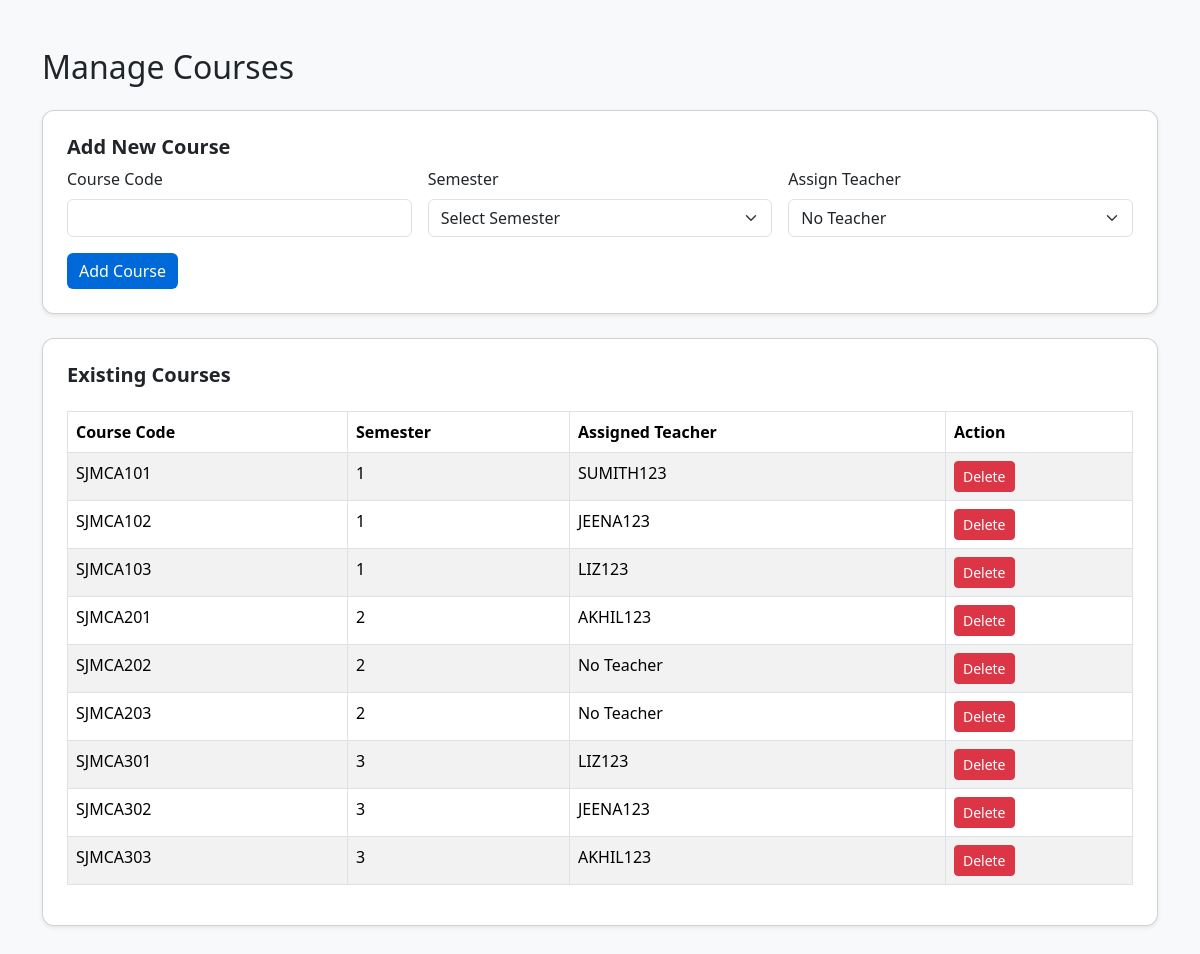
Page /manage_courses/ (signed in) on the committed database.
### evaluation/models.py (models this page shows, shortened)
class Course(models.Model):
    course_code = models.CharField(max_length=20)
    name = models.CharField(max_length=100, blank=True, null=True)
    semester = models.ForeignKey(Semester, on_delete=models.CASCADE)
    students = models.ManyToManyField(settings.AUTH_USER_MODEL, related_name='courses_enrolled', blank=True)
    assigned_teacher = models.ForeignKey(
        settings.AUTH_USER_MODEL,
        limit_choices_to={'role': 'Teacher'},
        null=True,
        blank=True,
        on_delete=models.SET_NULL   # ✅ persists if teacher deleted
    )
    class Meta:
        unique_together = ('course_code', 'semester')

class Semester(models.Model):
    name = models.CharField(max_length=20, unique=True)

class User(AbstractUser):
    ROLE_CHOICES = (
        ("Student", "Student"),
        ("Teacher", "Teacher"),
        ("Admin", "Admin"),
    )
    role = models.CharField(max_length=20, choices=ROLE_CHOICES)
    is_approved = models.BooleanField(default=False)
    batch = models.ForeignKey(Batch, null=True, blank=True, on_delete=models.SET_NULL)

### evaluation/views.py (the view, shortened to what this page needs)
# urls.py: path("manage_courses/", views.manage_courses, name="manage_courses"),
@login_required
def manage_courses(request):
    if request.user.role != "Admin":
        return redirect("login")
    courses = Course.objects.all()
    teachers = User.objects.filter(role="Teacher", is_approved=True)
    semesters = Semester.objects.all()
    context = {
        "courses": courses,
        "teachers": teachers,
        "semesters": semesters
    }
    return render(request, "manage_courses.html", context)

### templates/manage_courses.html (shortened to what this page needs)
{% load static %}
<!DOCTYPE html>
<html lang="en">
<head>
  <link href="https://cdn.jsdelivr.net/npm/bootstrap@5.3.2/dist/css/bootstrap.min.css" rel="stylesheet">
</head>
<body>
<div class="container py-5">
  <h2 class="mb-4">Manage Courses</h2>
  <div class="card shadow-sm p-4 mb-4">
    <h5>Add New Course</h5>
    <form method="POST" class="row g-3">
      <div class="col-md-4">
        <label for="course_code" class="form-label">Course Code</label>
        <input type="text" name="course_code" id="course_code" class="form-control" required>
      </div>
      <div class="col-md-4">
        <label for="semester" class="form-label">Semester</label>
        <select name="semester" id="semester" class="form-select" required>
          <option value="">Select Semester</option>
        </select>
      </div>
      <div class="col-md-4">
        <label for="assigned_teacher" class="form-label">Assign Teacher</label>
        <select name="assigned_teacher" id="assigned_teacher" class="form-select">
          <option value="">No Teacher</option>
        </select>
      </div>
      <div class="col-12">
        <button type="submit" class="btn btn-primary">Add Course</button>
      </div>
    </form>
  </div>
  <div class="card shadow-sm p-4">
    <h5>Existing Courses</h5>
    <table class="table table-bordered table-striped mt-3">
      <thead>
        <tr>
          <th>Course Code</th>
          <th>Semester</th>
          <th>Assigned Teacher</th>
          <th>Action</th>
        </tr>
      </thead>
      <tbody>
        {% for course in courses %}
        <tr>
          <td>{{ course.course_code }}</td>
          <td>{{ course.semester.name }}</td>
          <td>
            {% if course.assigned_teacher %}
              {{ course.assigned_teacher.username }}
            {% else %}
              No Teacher
            {% endif %}
          </td>
          <td>
            <form method="POST" style="display:inline;">
              <button type="submit" class="btn btn-danger btn-sm">Delete</button>
            </form>
          </td>
        </tr>
        {% empty %}
        <tr>
          <td colspan="4" class="text-center">No courses added yet.</td>
        </tr>
        {% endfor %}
      </tbody>
    </table>
  </div>
</div>
</body>
</html>

### templates/manage_courses.html (style rules this page uses)
body { background-color: #f8f9fa; }
.card { border-radius: 12px; }
.card h5 { font-weight: 600; }
.btn-primary { background-color: #0069d9; border: none; }

### rows in the picture
Course: course_code "SJMCA101", semester.name "1", assigned_teacher.username "SUMITH123"
Course: course_code "SJMCA102", semester.name "1", assigned_teacher.username "JEENA123"
Course: course_code "SJMCA103", semester.name "1", assigned_teacher.username "LIZ123"
Course: course_code "SJMCA201", semester.name "2", assigned_teacher.username "AKHIL123"
Course: course_code "SJMCA202", semester.name "2", shows "No Teacher"
Course: course_code "SJMCA203", semester.name "2", shows "No Teacher"
Course: course_code "SJMCA301", semester.name "3", assigned_teacher.username "LIZ123"
Course: course_code "SJMCA302", semester.name "3", assigned_teacher.username "JEENA123"
Course: course_code "SJMCA303", semester.name "3", assigned_teacher.username "AKHIL123"
